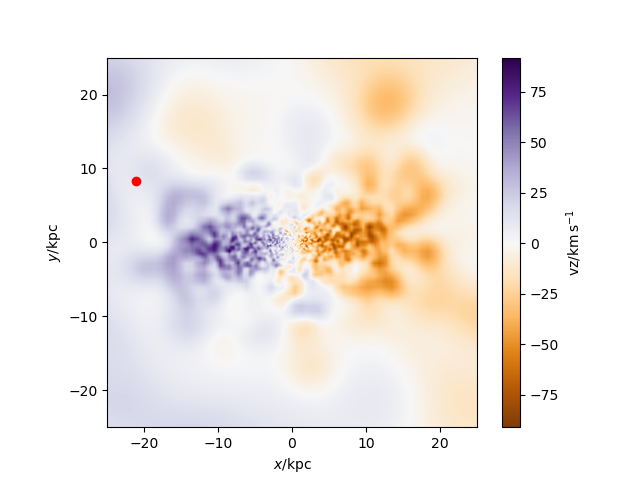

The script that saved this image:
#galaxy 306 GG Stellar velocity code
import pynbody
import numpy as np
import pynbody.plot.sph as sph
import matplotlib.pyplot as plt

#loading snapshot
s=pynbody.load('/mnt/data0/jillian/gguaman/r306/cosmo25p.768sg1bwK1BHe75.007779')
#s=pynbody.load('/mnt/data0/jillian/gguaman/r306/r306.007779.tipsy')

#setting to physical units
s.physical_units()

#centering halo
#pynbody.analysis.angmom.faceon(s)
pynbody.analysis.angmom.sideon(s)

#creating star velocity plot
sph.image(s.s,qty="vz",width='50 kpc',cmap="PuOr", log=False, units='km s**-1')

#function to find BH
def findBH(s):
    BHfilter=pynbody.filt.LowPass('tform',0.0)
    BH=s.stars[BHfilter]
    return BH
BH=findBH(s)
print("The number of black holes is:",len(BH))

BHposition = BH['pos']
#print("The black hole's postion is", BHposition)
print("The BHs position is",BH['pos'].in_units('kpc'))

for i in range(len(BH)):
    #putting BH x in column
    BHx=BHposition[[i],0]
   #putting BH y in column
    BHy=BHposition[[i],1]
   #putting BH z in column
    BHz=BHposition[[i],2]
    plt.plot(BHx,BHy, 'ro')

#plt.show()
plt.savefig("galaxy306_StelVelGG.png")
